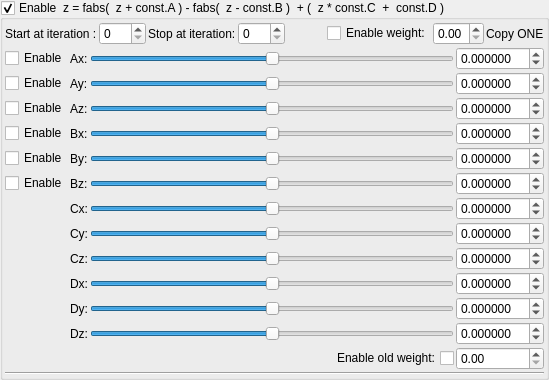
    <widget class="MyGroupBox" name="groupCheck_mandelbulb5_fabsFormulaABCD1_enabled">
     <property name="title">
      <string>Enable  z = fabs(  z + const.A ) - fabs(  z - const.B )  + (  z * const.C  +  const.D ); </string>
     </property>
     <property name="checkable">
      <bool>true</bool>
     </property>
     <layout class="QVBoxLayout" name="verticalLayout_16" stretch="0,0,0">
      <property name="spacing">
       <number>2</number>
      </property>
      <property name="leftMargin">
       <number>2</number>
      </property>
      <property name="topMargin">
       <number>2</number>
      </property>
      <property name="rightMargin">
       <number>2</number>
      </property>
      <property name="bottomMargin">
       <number>2</number>
      </property>
      <item>
       <layout class="QGridLayout" name="gridLayout_27">
        <property name="spacing">
         <number>2</number>
        </property>
        <item row="0" column="4">
         <spacer name="horizontalSpacer_14">
          <property name="orientation">
           <enum>Qt::Horizontal</enum>
          </property>
          <property name="sizeHint" stdset="0">
           <size>
            <width>40</width>
            <height>20</height>
           </size>
          </property>
         </spacer>
        </item>
        <item row="0" column="5">
         <widget class="QCheckBox" name="checkBox_mandelbulb5_fabsFormulaABCD1_weight_enabled">
          <property name="text">
           <string>Enable weight:</string>
          </property>
         </widget>
        </item>
        <item row="0" column="7">
         <widget class="MyDoubleSpinBox" name="spinbox_mandelbulb5_fabsFormulaABCD1_weight">
          <property name="sizePolicy">
           <sizepolicy hsizetype="Minimum" vsizetype="Maximum">
            <horstretch>0</horstretch>
            <verstretch>0</verstretch>
           </sizepolicy>
          </property>
          <property name="decimals">
           <number>2</number>
          </property>
          <property name="minimum">
           <double>0.000000000000000</double>
          </property>
          <property name="maximum">
           <double>1.000000000000000</double>
          </property>
          <property name="singleStep">
           <double>0.100000000000000</double>
          </property>
         </widget>
        </item>
        <item row="0" column="0">
         <widget class="QLabel" name="label_67">
          <property name="text">
           <string>Start at iteration :</string>
          </property>
         </widget>
        </item>
        <item row="0" column="3">
         <widget class="MySpinBox" name="spinboxInt_mandelbulb5_fabsFormulaABCD1_stop_iterations">
          <property name="sizePolicy">
           <sizepolicy hsizetype="Minimum" vsizetype="Maximum">
            <horstretch>0</horstretch>
            <verstretch>0</verstretch>
           </sizepolicy>
          </property>
          <property name="maximum">
           <number>250</number>
          </property>
         </widget>
        </item>
        <item row="0" column="2">
         <widget class="QLabel" name="label_66">
          <property name="text">
           <string>Stop at iteration:</string>
          </property>
         </widget>
        </item>
        <item row="0" column="1">
         <widget class="MySpinBox" name="spinboxInt_mandelbulb5_fabsFormulaABCD1_start_iterations">
          <property name="sizePolicy">
           <sizepolicy hsizetype="Minimum" vsizetype="Maximum">
            <horstretch>0</horstretch>
            <verstretch>0</verstretch>
           </sizepolicy>
          </property>
          <property name="maximum">
           <number>250</number>
          </property>
         </widget>
        </item>
        <item row="0" column="9">
         <widget class="QLabel" name="label_115">
          <property name="text">
           <string>Copy ONE</string>
          </property>
         </widget>
        </item>
       </layout>
      </item>
      <item>
       <layout class="QGridLayout" name="gridLayout_28">
        <property name="spacing">
         <number>2</number>
        </property>
        <item row="1" column="0">
         <widget class="QCheckBox" name="checkBox_mandelbulb5_fabsFormulaABCD1_enabled_Ay">
          <property name="text">
           <string>Enable</string>
          </property>
         </widget>
        </item>
        <item row="5" column="1">
         <widget class="QLabel" name="label_95">
          <property name="text">
           <string>By:</string>
          </property>
         </widget>
        </item>
        <item row="5" column="2">
         <widget class="QSlider" name="slider3_mandelbulb5_fabsFormulaABCD1B_y">
          <property name="sizePolicy">
           <sizepolicy hsizetype="Expanding" vsizetype="Maximum">
            <horstretch>0</horstretch>
            <verstretch>0</verstretch>
           </sizepolicy>
          </property>
          <property name="minimum">
           <number>-5000000</number>
          </property>
          <property name="maximum">
           <number>5000000</number>
          </property>
          <property name="orientation">
           <enum>Qt::Horizontal</enum>
          </property>
         </widget>
        </item>
        <item row="10" column="3">
         <widget class="MyDoubleSpinBox" name="spinbox3_mandelbulb5_fabsFormulaABCD1D_x">
          <property name="sizePolicy">
           <sizepolicy hsizetype="Minimum" vsizetype="Maximum">
            <horstretch>0</horstretch>
            <verstretch>0</verstretch>
           </sizepolicy>
          </property>
          <property name="prefix">
           <string/>
          </property>
          <property name="decimals">
           <number>6</number>
          </property>
          <property name="minimum">
           <double>-99.989999999999995</double>
          </property>
          <property name="singleStep">
           <double>0.100000000000000</double>
          </property>
         </widget>
        </item>
        <item row="2" column="2">
         <widget class="QSlider" name="slider3_mandelbulb5_fabsFormulaABCD1A_z">
          <property name="sizePolicy">
           <sizepolicy hsizetype="Expanding" vsizetype="Maximum">
            <horstretch>0</horstretch>
            <verstretch>0</verstretch>
           </sizepolicy>
          </property>
          <property name="minimum">
           <number>-5000000</number>
          </property>
          <property name="maximum">
           <number>5000000</number>
          </property>
          <property name="orientation">
           <enum>Qt::Horizontal</enum>
          </property>
         </widget>
        </item>
        <item row="2" column="1">
         <widget class="QLabel" name="label_70">
          <property name="text">
           <string>Az:</string>
          </property>
         </widget>
        </item>
        <item row="4" column="1">
         <widget class="QLabel" name="label_94">
          <property name="text">
           <string>Bx:</string>
          </property>
         </widget>
        </item>
        <item row="6" column="1">
         <widget class="QLabel" name="label_96">
          <property name="text">
           <string>Bz:</string>
          </property>
         </widget>
        </item>
        <item row="1" column="1">
         <widget class="QLabel" name="label_68">
          <property name="text">
           <string>Ay:</string>
          </property>
         </widget>
        </item>
        <item row="0" column="2">
         <widget class="QSlider" name="slider3_mandelbulb5_fabsFormulaABCD1A_x">
          <property name="sizePolicy">
           <sizepolicy hsizetype="Expanding" vsizetype="Maximum">
            <horstretch>0</horstretch>
            <verstretch>0</verstretch>
           </sizepolicy>
          </property>
          <property name="minimum">
           <number>-5000000</number>
          </property>
          <property name="maximum">
           <number>5000000</number>
          </property>
          <property name="value">
           <number>0</number>
          </property>
          <property name="sliderPosition">
           <number>0</number>
          </property>
          <property name="orientation">
           <enum>Qt::Horizontal</enum>
          </property>
         </widget>
        </item>
        <item row="0" column="3">
         <widget class="MyDoubleSpinBox" name="spinbox3_mandelbulb5_fabsFormulaABCD1A_x">
          <property name="sizePolicy">
           <sizepolicy hsizetype="Minimum" vsizetype="Maximum">
            <horstretch>0</horstretch>
            <verstretch>0</verstretch>
           </sizepolicy>
          </property>
          <property name="prefix">
           <string/>
          </property>
          <property name="decimals">
           <number>6</number>
          </property>
          <property name="minimum">
           <double>-99.989999999999995</double>
          </property>
          <property name="singleStep">
           <double>0.100000000000000</double>
          </property>
         </widget>
        </item>
        <item row="1" column="2">
         <widget class="QSlider" name="slider3_mandelbulb5_fabsFormulaABCD1A_y">
          <property name="sizePolicy">
           <sizepolicy hsizetype="Expanding" vsizetype="Maximum">
            <horstretch>0</horstretch>
            <verstretch>0</verstretch>
           </sizepolicy>
          </property>
          <property name="minimum">
           <number>-5000000</number>
          </property>
          <property name="maximum">
           <number>5000000</number>
          </property>
          <property name="orientation">
           <enum>Qt::Horizontal</enum>
          </property>
         </widget>
        </item>
        <item row="1" column="3">
         <widget class="MyDoubleSpinBox" name="spinbox3_mandelbulb5_fabsFormulaABCD1A_y">
          <property name="sizePolicy">
           <sizepolicy hsizetype="Minimum" vsizetype="Maximum">
            <horstretch>0</horstretch>
            <verstretch>0</verstretch>
           </sizepolicy>
          </property>
          <property name="decimals">
           <number>6</number>
          </property>
          <property name="minimum">
           <double>-99.989999999999995</double>
          </property>
          <property name="maximum">
           <double>99.989999999999995</double>
          </property>
          <property name="singleStep">
           <double>0.100000000000000</double>
          </property>
         </widget>
        </item>
        <item row="2" column="3">
         <widget class="MyDoubleSpinBox" name="spinbox3_mandelbulb5_fabsFormulaABCD1A_z">
          <property name="sizePolicy">
           <sizepolicy hsizetype="Minimum" vsizetype="Maximum">
            <horstretch>0</horstretch>
            <verstretch>0</verstretch>
           </sizepolicy>
          </property>
          <property name="decimals">
           <number>6</number>
          </property>
          <property name="minimum">
           <double>-99.989999999999995</double>
          </property>
          <property name="maximum">
           <double>99.989999999999995</double>
          </property>
          <property name="singleStep">
           <double>0.100000000000000</double>
          </property>
         </widget>
        </item>
        <item row="6" column="2">
         <widget class="QSlider" name="slider3_mandelbulb5_fabsFormulaABCD1B_z">
          <property name="sizePolicy">
           <sizepolicy hsizetype="Expanding" vsizetype="Maximum">
            <horstretch>0</horstretch>
            <verstretch>0</verstretch>
           </sizepolicy>
          </property>
          <property name="minimum">
           <number>-5000000</number>
          </property>
          <property name="maximum">
           <number>5000000</number>
          </property>
          <property name="orientation">
           <enum>Qt::Horizontal</enum>
          </property>
         </widget>
        </item>
        <item row="4" column="2">
         <widget class="QSlider" name="slider3_mandelbulb5_fabsFormulaABCD1B_x">
          <property name="sizePolicy">
           <sizepolicy hsizetype="Expanding" vsizetype="Maximum">
            <horstretch>0</horstretch>
            <verstretch>0</verstretch>
           </sizepolicy>
          </property>
          <property name="minimum">
           <number>-5000000</number>
          </property>
          <property name="maximum">
           <number>5000000</number>
          </property>
          <property name="orientation">
           <enum>Qt::Horizontal</enum>
          </property>
         </widget>
        </item>
        <item row="5" column="3">
         <widget class="MyDoubleSpinBox" name="spinbox3_mandelbulb5_fabsFormulaABCD1B_y">
          <property name="sizePolicy">
           <sizepolicy hsizetype="Minimum" vsizetype="Maximum">
            <horstretch>0</horstretch>
            <verstretch>0</verstretch>
           </sizepolicy>
          </property>
          <property name="decimals">
           <number>6</number>
          </property>
          <property name="minimum">
           <double>-99.989999999999995</double>
          </property>
          <property name="maximum">
           <double>99.989999999999995</double>
          </property>
          <property name="singleStep">
           <double>0.100000000000000</double>
          </property>
         </widget>
        </item>
        <item row="4" column="3">
         <widget class="MyDoubleSpinBox" name="spinbox3_mandelbulb5_fabsFormulaABCD1B_x">
          <property name="sizePolicy">
           <sizepolicy hsizetype="Minimum" vsizetype="Maximum">
            <horstretch>0</horstretch>
            <verstretch>0</verstretch>
           </sizepolicy>
          </property>
          <property name="prefix">
           <string/>
          </property>
          <property name="decimals">
           <number>6</number>
          </property>
          <property name="minimum">
           <double>-99.989999999999995</double>
          </property>
          <property name="singleStep">
           <double>0.100000000000000</double>
          </property>
         </widget>
        </item>
        <item row="2" column="0">
         <widget class="QCheckBox" name="checkBox_mandelbulb5_fabsFormulaABCD1_enabled_Az">
          <property name="text">
           <string>Enable</string>
          </property>
         </widget>
        </item>
        <item row="7" column="2">
         <widget class="QSlider" name="slider3_mandelbulb5_fabsFormulaABCD1C_x">
          <property name="sizePolicy">
           <sizepolicy hsizetype="Expanding" vsizetype="Maximum">
            <horstretch>0</horstretch>
            <verstretch>0</verstretch>
           </sizepolicy>
          </property>
          <property name="minimum">
           <number>-5000000</number>
          </property>
          <property name="maximum">
           <number>5000000</number>
          </property>
          <property name="orientation">
           <enum>Qt::Horizontal</enum>
          </property>
         </widget>
        </item>
        <item row="8" column="2">
         <widget class="QSlider" name="slider3_mandelbulb5_fabsFormulaABCD1C_y">
          <property name="sizePolicy">
           <sizepolicy hsizetype="Expanding" vsizetype="Maximum">
            <horstretch>0</horstretch>
            <verstretch>0</verstretch>
           </sizepolicy>
          </property>
          <property name="minimum">
           <number>-5000000</number>
          </property>
          <property name="maximum">
           <number>5000000</number>
          </property>
          <property name="orientation">
           <enum>Qt::Horizontal</enum>
          </property>
         </widget>
        </item>
        <item row="6" column="3">
         <widget class="MyDoubleSpinBox" name="spinbox3_mandelbulb5_fabsFormulaABCD1B_z">
          <property name="sizePolicy">
           <sizepolicy hsizetype="Minimum" vsizetype="Maximum">
            <horstretch>0</horstretch>
            <verstretch>0</verstretch>
           </sizepolicy>
          </property>
          <property name="decimals">
           <number>6</number>
          </property>
          <property name="minimum">
           <double>-99.989999999999995</double>
          </property>
          <property name="maximum">
           <double>99.989999999999995</double>
          </property>
          <property name="singleStep">
           <double>0.100000000000000</double>
          </property>
         </widget>
        </item>
        <item row="9" column="2">
         <widget class="QSlider" name="slider3_mandelbulb5_fabsFormulaABCD1C_z">
          <property name="sizePolicy">
           <sizepolicy hsizetype="Expanding" vsizetype="Maximum">
            <horstretch>0</horstretch>
            <verstretch>0</verstretch>
           </sizepolicy>
          </property>
          <property name="minimum">
           <number>-5000000</number>
          </property>
          <property name="maximum">
           <number>5000000</number>
          </property>
          <property name="orientation">
           <enum>Qt::Horizontal</enum>
          </property>
         </widget>
        </item>
        <item row="7" column="1">
         <widget class="QLabel" name="label_99">
          <property name="text">
           <string>Cx:</string>
          </property>
         </widget>
        </item>
        <item row="9" column="3">
         <widget class="MyDoubleSpinBox" name="spinbox3_mandelbulb5_fabsFormulaABCD1C_z">
          <property name="sizePolicy">
           <sizepolicy hsizetype="Minimum" vsizetype="Maximum">
            <horstretch>0</horstretch>
            <verstretch>0</verstretch>
           </sizepolicy>
          </property>
          <property name="decimals">
           <number>6</number>
          </property>
          <property name="minimum">
           <double>-99.989999999999995</double>
          </property>
          <property name="maximum">
           <double>99.989999999999995</double>
          </property>
          <property name="singleStep">
           <double>0.100000000000000</double>
          </property>
         </widget>
        </item>
        <item row="8" column="3">
         <widget class="MyDoubleSpinBox" name="spinbox3_mandelbulb5_fabsFormulaABCD1C_y">
          <property name="sizePolicy">
           <sizepolicy hsizetype="Minimum" vsizetype="Maximum">
            <horstretch>0</horstretch>
            <verstretch>0</verstretch>
           </sizepolicy>
          </property>
          <property name="decimals">
           <number>6</number>
          </property>
          <property name="minimum">
           <double>-99.989999999999995</double>
          </property>
          <property name="maximum">
           <double>99.989999999999995</double>
          </property>
          <property name="singleStep">
           <double>0.100000000000000</double>
          </property>
         </widget>
        </item>
        <item row="7" column="3">
         <widget class="MyDoubleSpinBox" name="spinbox3_mandelbulb5_fabsFormulaABCD1C_x">
          <property name="sizePolicy">
           <sizepolicy hsizetype="Minimum" vsizetype="Maximum">
            <horstretch>0</horstretch>
            <verstretch>0</verstretch>
           </sizepolicy>
          </property>
          <property name="prefix">
           <string/>
          </property>
          <property name="decimals">
           <number>6</number>
          </property>
          <property name="minimum">
           <double>-99.989999999999995</double>
          </property>
          <property name="singleStep">
           <double>0.100000000000000</double>
          </property>
         </widget>
        </item>
        <item row="8" column="1">
         <widget class="QLabel" name="label_100">
          <property name="text">
           <string>Cy:</string>
          </property>
         </widget>
        </item>
        <item row="11" column="2">
         <widget class="QSlider" name="slider3_mandelbulb5_fabsFormulaABCD1D_y">
          <property name="sizePolicy">
           <sizepolicy hsizetype="Expanding" vsizetype="Maximum">
            <horstretch>0</horstretch>
            <verstretch>0</verstretch>
           </sizepolicy>
          </property>
          <property name="minimum">
           <number>-5000000</number>
          </property>
          <property name="maximum">
           <number>5000000</number>
          </property>
          <property name="orientation">
           <enum>Qt::Horizontal</enum>
          </property>
         </widget>
        </item>
        <item row="9" column="1">
         <widget class="QLabel" name="label_101">
          <property name="text">
           <string>Cz:</string>
          </property>
         </widget>
        </item>
        <item row="12" column="3">
         <widget class="MyDoubleSpinBox" name="spinbox3_mandelbulb5_fabsFormulaABCD1D_z">
          <property name="sizePolicy">
           <sizepolicy hsizetype="Minimum" vsizetype="Maximum">
            <horstretch>0</horstretch>
            <verstretch>0</verstretch>
           </sizepolicy>
          </property>
          <property name="decimals">
           <number>6</number>
          </property>
          <property name="minimum">
           <double>-99.989999999999995</double>
          </property>
          <property name="maximum">
           <double>99.989999999999995</double>
          </property>
          <property name="singleStep">
           <double>0.100000000000000</double>
          </property>
         </widget>
        </item>
        <item row="12" column="1">
         <widget class="QLabel" name="label_104">
          <property name="text">
           <string>Dz:</string>
          </property>
         </widget>
        </item>
        <item row="0" column="0">
         <widget class="QCheckBox" name="checkBox_mandelbulb5_fabsFormulaABCD1_enabled_Ax">
          <property name="text">
           <string>Enable</string>
          </property>
         </widget>
        </item>
        <item row="10" column="1">
         <widget class="QLabel" name="label_102">
          <property name="text">
           <string>Dx:</string>
          </property>
         </widget>
        </item>
        <item row="12" column="2">
         <widget class="QSlider" name="slider3_mandelbulb5_fabsFormulaABCD1D_z">
          <property name="sizePolicy">
           <sizepolicy hsizetype="Expanding" vsizetype="Maximum">
            <horstretch>0</horstretch>
            <verstretch>0</verstretch>
           </sizepolicy>
          </property>
          <property name="minimum">
           <number>-5000000</number>
          </property>
          <property name="maximum">
           <number>5000000</number>
          </property>
          <property name="orientation">
           <enum>Qt::Horizontal</enum>
          </property>
         </widget>
        </item>
        <item row="11" column="1">
         <widget class="QLabel" name="label_103">
          <property name="text">
           <string>Dy:</string>
          </property>
         </widget>
        </item>
        <item row="11" column="3">
         <widget class="MyDoubleSpinBox" name="spinbox3_mandelbulb5_fabsFormulaABCD1D_y">
          <property name="sizePolicy">
           <sizepolicy hsizetype="Minimum" vsizetype="Maximum">
            <horstretch>0</horstretch>
            <verstretch>0</verstretch>
           </sizepolicy>
          </property>
          <property name="decimals">
           <number>6</number>
          </property>
          <property name="minimum">
           <double>-99.989999999999995</double>
          </property>
          <property name="maximum">
           <double>99.989999999999995</double>
          </property>
          <property name="singleStep">
           <double>0.100000000000000</double>
          </property>
         </widget>
        </item>
        <item row="10" column="2">
         <widget class="QSlider" name="slider3_mandelbulb5_fabsFormulaABCD1D_x">
          <property name="sizePolicy">
           <sizepolicy hsizetype="Expanding" vsizetype="Maximum">
            <horstretch>0</horstretch>
            <verstretch>0</verstretch>
           </sizepolicy>
          </property>
          <property name="minimum">
           <number>-5000000</number>
          </property>
          <property name="maximum">
           <number>5000000</number>
          </property>
          <property name="orientation">
           <enum>Qt::Horizontal</enum>
          </property>
         </widget>
        </item>
        <item row="4" column="0">
         <widget class="QCheckBox" name="checkBox_mandelbulb5_fabsFormulaABCD1_enabled_Bx">
          <property name="text">
           <string>Enable</string>
          </property>
         </widget>
        </item>
        <item row="13" column="3">
         <widget class="MyDoubleSpinBox" name="spinbox_mandelbulb5_fabsFormulaABCD1_old_weight">
          <property name="sizePolicy">
           <sizepolicy hsizetype="Minimum" vsizetype="Maximum">
            <horstretch>0</horstretch>
            <verstretch>0</verstretch>
           </sizepolicy>
          </property>
          <property name="decimals">
           <number>2</number>
          </property>
          <property name="minimum">
           <double>0.000000000000000</double>
          </property>
          <property name="maximum">
           <double>2.000000000000000</double>
          </property>
          <property name="singleStep">
           <double>0.100000000000000</double>
          </property>
         </widget>
        </item>
        <item row="5" column="0">
         <widget class="QCheckBox" name="checkBox_mandelbulb5_fabsFormulaABCD1_enabled_By">
          <property name="text">
           <string>Enable</string>
          </property>
         </widget>
        </item>
        <item row="6" column="0">
         <widget class="QCheckBox" name="checkBox_mandelbulb5_fabsFormulaABCD1_enabled_Bz">
          <property name="text">
           <string>Enable</string>
          </property>
         </widget>
        </item>
        <item row="0" column="1">
         <widget class="QLabel" name="label_69">
          <property name="text">
           <string>Ax:</string>
          </property>
         </widget>
        </item>
        <item row="13" column="2">
         <widget class="QCheckBox" name="checkBox_mandelbulb5_fabsFormulaABCD1_old_weight_enabled">
          <property name="layoutDirection">
           <enum>Qt::RightToLeft</enum>
          </property>
          <property name="text">
           <string>Enable old weight:</string>
          </property>
         </widget>
        </item>
       </layout>
      </item>
      <item>
       <widget class="Line" name="line_10">
        <property name="orientation">
         <enum>Qt::Horizontal</enum>
        </property>
       </widget>
      </item>
     </layout>
    </widget>
